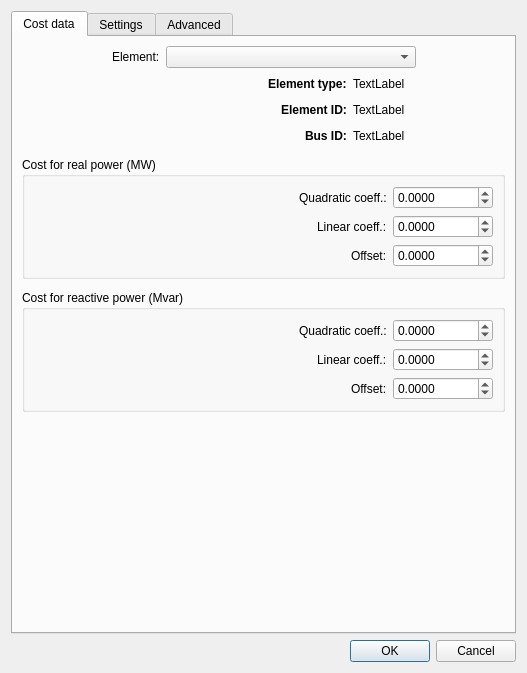
<?xml version="1.0" encoding="UTF-8"?>
<ui version="4.0">
 <class>Dialog</class>
 <widget class="QDialog" name="Dialog">
  <property name="geometry">
   <rect>
    <x>0</x>
    <y>0</y>
    <width>527</width>
    <height>673</height>
   </rect>
  </property>
  <property name="minimumSize">
   <size>
    <width>527</width>
    <height>673</height>
   </size>
  </property>
  <property name="maximumSize">
   <size>
    <width>527</width>
    <height>673</height>
   </size>
  </property>
  <property name="windowTitle">
   <string>OPF calculation (quadratic costs)</string>
  </property>
  <layout class="QVBoxLayout" name="verticalLayout">
   <item>
    <widget class="QTabWidget" name="tabWidget">
     <property name="currentIndex">
      <number>0</number>
     </property>
     <widget class="QWidget" name="tab_cost_data">
      <attribute name="title">
       <string>Cost data</string>
      </attribute>
      <layout class="QVBoxLayout" name="verticalLayout_2">
       <item>
        <layout class="QHBoxLayout" name="horizontalLayout">
         <item>
          <spacer name="horizontalSpacer">
           <property name="orientation">
            <enum>Qt::Horizontal</enum>
           </property>
           <property name="sizeHint" stdset="0">
            <size>
             <width>40</width>
             <height>20</height>
            </size>
           </property>
          </spacer>
         </item>
         <item>
          <widget class="QLabel" name="label">
           <property name="text">
            <string>Element:</string>
           </property>
          </widget>
         </item>
         <item>
          <widget class="QComboBox" name="selector">
           <property name="minimumSize">
            <size>
             <width>250</width>
             <height>0</height>
            </size>
           </property>
          </widget>
         </item>
         <item>
          <spacer name="horizontalSpacer_8">
           <property name="orientation">
            <enum>Qt::Horizontal</enum>
           </property>
           <property name="sizeHint" stdset="0">
            <size>
             <width>40</width>
             <height>20</height>
            </size>
           </property>
          </spacer>
         </item>
        </layout>
       </item>
       <item>
        <layout class="QHBoxLayout" name="horizontalLayout_10">
         <item>
          <spacer name="horizontalSpacer_14">
           <property name="orientation">
            <enum>Qt::Horizontal</enum>
           </property>
           <property name="sizeHint" stdset="0">
            <size>
             <width>40</width>
             <height>20</height>
            </size>
           </property>
          </spacer>
         </item>
         <item>
          <widget class="QLabel" name="label_10">
           <property name="text">
            <string>&lt;html&gt;&lt;head/&gt;&lt;body&gt;&lt;p&gt;&lt;span style=&quot; font-weight:600;&quot;&gt;Element type:&lt;/span&gt;&lt;/p&gt;&lt;/body&gt;&lt;/html&gt;</string>
           </property>
          </widget>
         </item>
         <item>
          <widget class="QLabel" name="element_type">
           <property name="text">
            <string>TextLabel</string>
           </property>
          </widget>
         </item>
         <item>
          <spacer name="horizontalSpacer_13">
           <property name="orientation">
            <enum>Qt::Horizontal</enum>
           </property>
           <property name="sizeType">
            <enum>QSizePolicy::Fixed</enum>
           </property>
           <property name="sizeHint" stdset="0">
            <size>
             <width>100</width>
             <height>20</height>
            </size>
           </property>
          </spacer>
         </item>
        </layout>
       </item>
       <item>
        <layout class="QHBoxLayout" name="horizontalLayout_8">
         <item>
          <spacer name="horizontalSpacer_11">
           <property name="orientation">
            <enum>Qt::Horizontal</enum>
           </property>
           <property name="sizeHint" stdset="0">
            <size>
             <width>40</width>
             <height>20</height>
            </size>
           </property>
          </spacer>
         </item>
         <item>
          <widget class="QLabel" name="label_8">
           <property name="text">
            <string>&lt;html&gt;&lt;head/&gt;&lt;body&gt;&lt;p&gt;&lt;span style=&quot; font-weight:600;&quot;&gt;Element ID:&lt;/span&gt;&lt;/p&gt;&lt;/body&gt;&lt;/html&gt;</string>
           </property>
          </widget>
         </item>
         <item>
          <widget class="QLabel" name="element_id">
           <property name="text">
            <string>TextLabel</string>
           </property>
          </widget>
         </item>
         <item>
          <spacer name="horizontalSpacer_9">
           <property name="orientation">
            <enum>Qt::Horizontal</enum>
           </property>
           <property name="sizeType">
            <enum>QSizePolicy::Fixed</enum>
           </property>
           <property name="sizeHint" stdset="0">
            <size>
             <width>100</width>
             <height>20</height>
            </size>
           </property>
          </spacer>
         </item>
        </layout>
       </item>
       <item>
        <layout class="QHBoxLayout" name="horizontalLayout_9">
         <item>
          <spacer name="horizontalSpacer_12">
           <property name="orientation">
            <enum>Qt::Horizontal</enum>
           </property>
           <property name="sizeHint" stdset="0">
            <size>
             <width>40</width>
             <height>20</height>
            </size>
           </property>
          </spacer>
         </item>
         <item>
          <widget class="QLabel" name="label_9">
           <property name="text">
            <string>&lt;html&gt;&lt;head/&gt;&lt;body&gt;&lt;p&gt;&lt;span style=&quot; font-weight:600;&quot;&gt;Bus ID:&lt;/span&gt;&lt;/p&gt;&lt;/body&gt;&lt;/html&gt;</string>
           </property>
          </widget>
         </item>
         <item>
          <widget class="QLabel" name="bus">
           <property name="text">
            <string>TextLabel</string>
           </property>
          </widget>
         </item>
         <item>
          <spacer name="horizontalSpacer_10">
           <property name="orientation">
            <enum>Qt::Horizontal</enum>
           </property>
           <property name="sizeType">
            <enum>QSizePolicy::Fixed</enum>
           </property>
           <property name="sizeHint" stdset="0">
            <size>
             <width>100</width>
             <height>20</height>
            </size>
           </property>
          </spacer>
         </item>
        </layout>
       </item>
       <item>
        <spacer name="verticalSpacer_4">
         <property name="orientation">
          <enum>Qt::Vertical</enum>
         </property>
         <property name="sizeType">
          <enum>QSizePolicy::Fixed</enum>
         </property>
         <property name="sizeHint" stdset="0">
          <size>
           <width>20</width>
           <height>5</height>
          </size>
         </property>
        </spacer>
       </item>
       <item>
        <widget class="QGroupBox" name="group_p">
         <property name="title">
          <string>Cost for real power (MW)</string>
         </property>
         <layout class="QVBoxLayout" name="verticalLayout_3">
          <item>
           <layout class="QHBoxLayout" name="horizontalLayout_2">
            <item>
             <spacer name="horizontalSpacer_2">
              <property name="orientation">
               <enum>Qt::Horizontal</enum>
              </property>
              <property name="sizeHint" stdset="0">
               <size>
                <width>40</width>
                <height>20</height>
               </size>
              </property>
             </spacer>
            </item>
            <item>
             <widget class="QLabel" name="label_2">
              <property name="text">
               <string>Quadratic coeff.:</string>
              </property>
             </widget>
            </item>
            <item>
             <widget class="QDoubleSpinBox" name="cp2_eur_per_mw2">
              <property name="minimumSize">
               <size>
                <width>100</width>
                <height>0</height>
               </size>
              </property>
              <property name="decimals">
               <number>4</number>
              </property>
              <property name="minimum">
               <double>-1000.000000000000000</double>
              </property>
              <property name="maximum">
               <double>100.000000000000000</double>
              </property>
              <property name="singleStep">
               <double>0.010000000000000</double>
              </property>
             </widget>
            </item>
           </layout>
          </item>
          <item>
           <layout class="QHBoxLayout" name="horizontalLayout_3">
            <item>
             <spacer name="horizontalSpacer_3">
              <property name="orientation">
               <enum>Qt::Horizontal</enum>
              </property>
              <property name="sizeHint" stdset="0">
               <size>
                <width>40</width>
                <height>20</height>
               </size>
              </property>
             </spacer>
            </item>
            <item>
             <widget class="QLabel" name="label_3">
              <property name="text">
               <string>Linear coeff.:</string>
              </property>
             </widget>
            </item>
            <item>
             <widget class="QDoubleSpinBox" name="cp1_eur_per_mw">
              <property name="minimumSize">
               <size>
                <width>100</width>
                <height>0</height>
               </size>
              </property>
              <property name="decimals">
               <number>4</number>
              </property>
              <property name="minimum">
               <double>-1000.000000000000000</double>
              </property>
              <property name="maximum">
               <double>100.000000000000000</double>
              </property>
              <property name="singleStep">
               <double>0.010000000000000</double>
              </property>
             </widget>
            </item>
           </layout>
          </item>
          <item>
           <layout class="QHBoxLayout" name="horizontalLayout_4">
            <item>
             <spacer name="horizontalSpacer_4">
              <property name="orientation">
               <enum>Qt::Horizontal</enum>
              </property>
              <property name="sizeHint" stdset="0">
               <size>
                <width>40</width>
                <height>20</height>
               </size>
              </property>
             </spacer>
            </item>
            <item>
             <widget class="QLabel" name="label_4">
              <property name="text">
               <string>Offset:</string>
              </property>
             </widget>
            </item>
            <item>
             <widget class="QDoubleSpinBox" name="cp0_eur">
              <property name="minimumSize">
               <size>
                <width>100</width>
                <height>0</height>
               </size>
              </property>
              <property name="decimals">
               <number>4</number>
              </property>
              <property name="minimum">
               <double>-1000.000000000000000</double>
              </property>
              <property name="maximum">
               <double>100.000000000000000</double>
              </property>
              <property name="singleStep">
               <double>0.010000000000000</double>
              </property>
             </widget>
            </item>
           </layout>
          </item>
         </layout>
        </widget>
       </item>
       <item>
        <spacer name="verticalSpacer_5">
         <property name="orientation">
          <enum>Qt::Vertical</enum>
         </property>
         <property name="sizeType">
          <enum>QSizePolicy::Fixed</enum>
         </property>
         <property name="sizeHint" stdset="0">
          <size>
           <width>20</width>
           <height>5</height>
          </size>
         </property>
        </spacer>
       </item>
       <item>
        <widget class="QGroupBox" name="group_q">
         <property name="title">
          <string>Cost for reactive power (Mvar)</string>
         </property>
         <layout class="QVBoxLayout" name="verticalLayout_4">
          <item>
           <layout class="QHBoxLayout" name="horizontalLayout_5">
            <item>
             <spacer name="horizontalSpacer_5">
              <property name="orientation">
               <enum>Qt::Horizontal</enum>
              </property>
              <property name="sizeHint" stdset="0">
               <size>
                <width>40</width>
                <height>20</height>
               </size>
              </property>
             </spacer>
            </item>
            <item>
             <widget class="QLabel" name="label_5">
              <property name="text">
               <string>Quadratic coeff.:</string>
              </property>
             </widget>
            </item>
            <item>
             <widget class="QDoubleSpinBox" name="cq2_eur_per_mvar2">
              <property name="minimumSize">
               <size>
                <width>100</width>
                <height>0</height>
               </size>
              </property>
              <property name="decimals">
               <number>4</number>
              </property>
              <property name="minimum">
               <double>-1000.000000000000000</double>
              </property>
              <property name="maximum">
               <double>100.000000000000000</double>
              </property>
              <property name="singleStep">
               <double>0.010000000000000</double>
              </property>
             </widget>
            </item>
           </layout>
          </item>
          <item>
           <layout class="QHBoxLayout" name="horizontalLayout_6">
            <item>
             <spacer name="horizontalSpacer_6">
              <property name="orientation">
               <enum>Qt::Horizontal</enum>
              </property>
              <property name="sizeHint" stdset="0">
               <size>
                <width>40</width>
                <height>20</height>
               </size>
              </property>
             </spacer>
            </item>
            <item>
             <widget class="QLabel" name="label_6">
              <property name="text">
               <string>Linear coeff.:</string>
              </property>
             </widget>
            </item>
            <item>
             <widget class="QDoubleSpinBox" name="cq1_eur_per_mvar">
              <property name="minimumSize">
               <size>
                <width>100</width>
                <height>0</height>
               </size>
              </property>
              <property name="decimals">
               <number>4</number>
              </property>
              <property name="minimum">
               <double>-1000.000000000000000</double>
              </property>
              <property name="maximum">
               <double>100.000000000000000</double>
              </property>
              <property name="singleStep">
               <double>0.010000000000000</double>
              </property>
             </widget>
            </item>
           </layout>
          </item>
          <item>
           <layout class="QHBoxLayout" name="horizontalLayout_7">
            <item>
             <spacer name="horizontalSpacer_7">
              <property name="orientation">
               <enum>Qt::Horizontal</enum>
              </property>
              <property name="sizeHint" stdset="0">
               <size>
                <width>40</width>
                <height>20</height>
               </size>
              </property>
             </spacer>
            </item>
            <item>
             <widget class="QLabel" name="label_7">
              <property name="text">
               <string>Offset:</string>
              </property>
             </widget>
            </item>
            <item>
             <widget class="QDoubleSpinBox" name="cq0_eur">
              <property name="minimumSize">
               <size>
                <width>100</width>
                <height>0</height>
               </size>
              </property>
              <property name="decimals">
               <number>4</number>
              </property>
              <property name="minimum">
               <double>-1000.000000000000000</double>
              </property>
              <property name="maximum">
               <double>100.000000000000000</double>
              </property>
              <property name="singleStep">
               <double>0.010000000000000</double>
              </property>
             </widget>
            </item>
           </layout>
          </item>
         </layout>
        </widget>
       </item>
       <item>
        <spacer name="verticalSpacer_6">
         <property name="orientation">
          <enum>Qt::Vertical</enum>
         </property>
         <property name="sizeHint" stdset="0">
          <size>
           <width>20</width>
           <height>40</height>
          </size>
         </property>
        </spacer>
       </item>
      </layout>
     </widget>
     <widget class="QWidget" name="tab_settings">
      <attribute name="title">
       <string>Settings</string>
      </attribute>
      <layout class="QVBoxLayout" name="verticalLayout_5">
       <item>
        <spacer name="verticalSpacer">
         <property name="orientation">
          <enum>Qt::Vertical</enum>
         </property>
         <property name="sizeType">
          <enum>QSizePolicy::Fixed</enum>
         </property>
         <property name="sizeHint" stdset="0">
          <size>
           <width>20</width>
           <height>5</height>
          </size>
         </property>
        </spacer>
       </item>
       <item>
        <layout class="QHBoxLayout" name="horizontalLayout_11">
         <item>
          <spacer name="horizontalSpacer_15">
           <property name="orientation">
            <enum>Qt::Horizontal</enum>
           </property>
           <property name="sizeHint" stdset="0">
            <size>
             <width>40</width>
             <height>20</height>
            </size>
           </property>
          </spacer>
         </item>
         <item>
          <widget class="QLabel" name="label_11">
           <property name="text">
            <string>&lt;html&gt;&lt;head/&gt;&lt;body&gt;&lt;p&gt;&lt;span style=&quot; font-weight:600;&quot;&gt;OPF type:      &lt;/span&gt;&lt;/p&gt;&lt;/body&gt;&lt;/html&gt;</string>
           </property>
          </widget>
         </item>
         <item>
          <widget class="QRadioButton" name="radio_acopf">
           <property name="text">
            <string>AC OPF</string>
           </property>
           <property name="checked">
            <bool>true</bool>
           </property>
          </widget>
         </item>
         <item>
          <widget class="QRadioButton" name="radio_dcopf">
           <property name="text">
            <string>DC OPF</string>
           </property>
          </widget>
         </item>
         <item>
          <spacer name="horizontalSpacer_16">
           <property name="orientation">
            <enum>Qt::Horizontal</enum>
           </property>
           <property name="sizeHint" stdset="0">
            <size>
             <width>40</width>
             <height>20</height>
            </size>
           </property>
          </spacer>
         </item>
        </layout>
       </item>
       <item>
        <spacer name="verticalSpacer_2">
         <property name="orientation">
          <enum>Qt::Vertical</enum>
         </property>
         <property name="sizeType">
          <enum>QSizePolicy::Fixed</enum>
         </property>
         <property name="sizeHint" stdset="0">
          <size>
           <width>20</width>
           <height>5</height>
          </size>
         </property>
        </spacer>
       </item>
       <item>
        <widget class="QCheckBox" name="calculate_voltage_angles">
         <property name="text">
          <string>Calculate voltage angles</string>
         </property>
         <property name="checked">
          <bool>true</bool>
         </property>
        </widget>
       </item>
       <item>
        <widget class="QCheckBox" name="consider_line_temperature">
         <property name="text">
          <string>Consider line temperature</string>
         </property>
        </widget>
       </item>
       <item>
        <layout class="QHBoxLayout" name="horizontalLayout_37">
         <item>
          <spacer name="horizontalSpacer_22">
           <property name="orientation">
            <enum>Qt::Horizontal</enum>
           </property>
           <property name="sizeHint" stdset="0">
            <size>
             <width>40</width>
             <height>20</height>
            </size>
           </property>
          </spacer>
         </item>
         <item>
          <widget class="QLabel" name="label_12">
           <property name="text">
            <string>Switch R/X ratio:</string>
           </property>
          </widget>
         </item>
         <item>
          <widget class="QDoubleSpinBox" name="switch_rx_ratio">
           <property name="minimumSize">
            <size>
             <width>165</width>
             <height>0</height>
            </size>
           </property>
           <property name="decimals">
            <number>3</number>
           </property>
           <property name="maximum">
            <double>1000.000000000000000</double>
           </property>
           <property name="value">
            <double>2.000000000000000</double>
           </property>
          </widget>
         </item>
        </layout>
       </item>
       <item>
        <layout class="QHBoxLayout" name="horizontalLayout_25">
         <item>
          <spacer name="horizontalSpacer_17">
           <property name="orientation">
            <enum>Qt::Horizontal</enum>
           </property>
           <property name="sizeHint" stdset="0">
            <size>
             <width>40</width>
             <height>20</height>
            </size>
           </property>
          </spacer>
         </item>
         <item>
          <widget class="QLabel" name="label_13">
           <property name="text">
            <string>Power tolerance (1e-6 MVA):</string>
           </property>
          </widget>
         </item>
         <item>
          <widget class="QDoubleSpinBox" name="delta">
           <property name="minimumSize">
            <size>
             <width>165</width>
             <height>0</height>
            </size>
           </property>
           <property name="decimals">
            <number>6</number>
           </property>
           <property name="minimum">
            <double>0.000001000000000</double>
           </property>
           <property name="maximum">
            <double>100000.000000000000000</double>
           </property>
           <property name="singleStep">
            <double>10.000000000000000</double>
           </property>
           <property name="value">
            <double>0.000100000000000</double>
           </property>
          </widget>
         </item>
        </layout>
       </item>
       <item>
        <layout class="QHBoxLayout" name="horizontalLayout_27">
         <item>
          <spacer name="horizontalSpacer_18">
           <property name="orientation">
            <enum>Qt::Horizontal</enum>
           </property>
           <property name="sizeHint" stdset="0">
            <size>
             <width>40</width>
             <height>20</height>
            </size>
           </property>
          </spacer>
         </item>
         <item>
          <widget class="QLabel" name="label_14">
           <property name="text">
            <string>Initialization method:</string>
           </property>
          </widget>
         </item>
         <item>
          <widget class="QComboBox" name="init">
           <property name="sizePolicy">
            <sizepolicy hsizetype="Minimum" vsizetype="Fixed">
             <horstretch>0</horstretch>
             <verstretch>0</verstretch>
            </sizepolicy>
           </property>
           <property name="minimumSize">
            <size>
             <width>165</width>
             <height>0</height>
            </size>
           </property>
           <item>
            <property name="text">
             <string>flat</string>
            </property>
           </item>
           <item>
            <property name="text">
             <string>pf</string>
            </property>
           </item>
           <item>
            <property name="text">
             <string>results</string>
            </property>
           </item>
          </widget>
         </item>
        </layout>
       </item>
       <item>
        <layout class="QHBoxLayout" name="horizontalLayout_38">
         <item>
          <spacer name="horizontalSpacer_23">
           <property name="orientation">
            <enum>Qt::Horizontal</enum>
           </property>
           <property name="sizeHint" stdset="0">
            <size>
             <width>40</width>
             <height>20</height>
            </size>
           </property>
          </spacer>
         </item>
         <item>
          <widget class="QLabel" name="label_15">
           <property name="text">
            <string>Side for three winding transformer losses:</string>
           </property>
          </widget>
         </item>
         <item>
          <widget class="QComboBox" name="trafo3w_losses">
           <property name="sizePolicy">
            <sizepolicy hsizetype="Minimum" vsizetype="Fixed">
             <horstretch>0</horstretch>
             <verstretch>0</verstretch>
            </sizepolicy>
           </property>
           <property name="minimumSize">
            <size>
             <width>165</width>
             <height>0</height>
            </size>
           </property>
           <item>
            <property name="text">
             <string>hv</string>
            </property>
           </item>
           <item>
            <property name="text">
             <string>mv</string>
            </property>
           </item>
           <item>
            <property name="text">
             <string>lv</string>
            </property>
           </item>
           <item>
            <property name="text">
             <string>star</string>
            </property>
           </item>
          </widget>
         </item>
        </layout>
       </item>
       <item>
        <spacer name="verticalSpacer_3">
         <property name="orientation">
          <enum>Qt::Vertical</enum>
         </property>
         <property name="sizeHint" stdset="0">
          <size>
           <width>20</width>
           <height>40</height>
          </size>
         </property>
        </spacer>
       </item>
      </layout>
     </widget>
     <widget class="QWidget" name="tab_advanced">
      <attribute name="title">
       <string>Advanced</string>
      </attribute>
      <layout class="QVBoxLayout" name="verticalLayout_6">
       <item>
        <widget class="QGroupBox" name="groupBox">
         <property name="title">
          <string>Pypower / Matpower parameters (only for AC OPF)</string>
         </property>
         <layout class="QVBoxLayout" name="verticalLayout_7">
          <item>
           <layout class="QHBoxLayout" name="horizontalLayout_12">
            <property name="topMargin">
             <number>8</number>
            </property>
            <property name="bottomMargin">
             <number>8</number>
            </property>
            <item>
             <spacer name="horizontalSpacer_19">
              <property name="orientation">
               <enum>Qt::Horizontal</enum>
              </property>
              <property name="sizeHint" stdset="0">
               <size>
                <width>40</width>
                <height>20</height>
               </size>
              </property>
             </spacer>
            </item>
            <item>
             <widget class="QLabel" name="label_16">
              <property name="text">
               <string>OPF_VIOLATION (1e-6):</string>
              </property>
             </widget>
            </item>
            <item>
             <widget class="QDoubleSpinBox" name="OPF_VIOLATION">
              <property name="minimumSize">
               <size>
                <width>180</width>
                <height>0</height>
               </size>
              </property>
              <property name="decimals">
               <number>6</number>
              </property>
              <property name="minimum">
               <double>0.000001000000000</double>
              </property>
              <property name="maximum">
               <double>1000000.000000000000000</double>
              </property>
              <property name="singleStep">
               <double>0.000100000000000</double>
              </property>
              <property name="value">
               <double>5.000000000000000</double>
              </property>
             </widget>
            </item>
           </layout>
          </item>
          <item>
           <layout class="QHBoxLayout" name="horizontalLayout_13">
            <property name="topMargin">
             <number>8</number>
            </property>
            <property name="bottomMargin">
             <number>8</number>
            </property>
            <item>
             <spacer name="horizontalSpacer_20">
              <property name="orientation">
               <enum>Qt::Horizontal</enum>
              </property>
              <property name="sizeHint" stdset="0">
               <size>
                <width>40</width>
                <height>20</height>
               </size>
              </property>
             </spacer>
            </item>
            <item>
             <widget class="QLabel" name="label_17">
              <property name="text">
               <string>PDIPM_COSTTOL (1e-6):</string>
              </property>
             </widget>
            </item>
            <item>
             <widget class="QDoubleSpinBox" name="PDIPM_COSTTOL">
              <property name="minimumSize">
               <size>
                <width>180</width>
                <height>0</height>
               </size>
              </property>
              <property name="decimals">
               <number>6</number>
              </property>
              <property name="minimum">
               <double>0.000001000000000</double>
              </property>
              <property name="maximum">
               <double>1000000.000000000000000</double>
              </property>
              <property name="singleStep">
               <double>0.000100000000000</double>
              </property>
              <property name="value">
               <double>1.000000000000000</double>
              </property>
             </widget>
            </item>
           </layout>
          </item>
          <item>
           <layout class="QHBoxLayout" name="horizontalLayout_14">
            <property name="topMargin">
             <number>8</number>
            </property>
            <property name="bottomMargin">
             <number>8</number>
            </property>
            <item>
             <spacer name="horizontalSpacer_21">
              <property name="orientation">
               <enum>Qt::Horizontal</enum>
              </property>
              <property name="sizeHint" stdset="0">
               <size>
                <width>40</width>
                <height>20</height>
               </size>
              </property>
             </spacer>
            </item>
            <item>
             <widget class="QLabel" name="label_18">
              <property name="text">
               <string>PDIPM_GRADTOL (1e-6):</string>
              </property>
             </widget>
            </item>
            <item>
             <widget class="QDoubleSpinBox" name="PDIPM_GRADTOL">
              <property name="minimumSize">
               <size>
                <width>180</width>
                <height>0</height>
               </size>
              </property>
              <property name="decimals">
               <number>6</number>
              </property>
              <property name="minimum">
               <double>0.000001000000000</double>
              </property>
              <property name="maximum">
               <double>1000000.000000000000000</double>
              </property>
              <property name="singleStep">
               <double>0.000100000000000</double>
              </property>
              <property name="value">
               <double>1.000000000000000</double>
              </property>
             </widget>
            </item>
           </layout>
          </item>
          <item>
           <layout class="QHBoxLayout" name="horizontalLayout_15">
            <property name="topMargin">
             <number>8</number>
            </property>
            <property name="bottomMargin">
             <number>8</number>
            </property>
            <item>
             <spacer name="horizontalSpacer_24">
              <property name="orientation">
               <enum>Qt::Horizontal</enum>
              </property>
              <property name="sizeHint" stdset="0">
               <size>
                <width>40</width>
                <height>20</height>
               </size>
              </property>
             </spacer>
            </item>
            <item>
             <widget class="QLabel" name="label_19">
              <property name="text">
               <string>PDIPM_COMPTOL (1e-6):</string>
              </property>
             </widget>
            </item>
            <item>
             <widget class="QDoubleSpinBox" name="PDIPM_COMPTOL">
              <property name="minimumSize">
               <size>
                <width>180</width>
                <height>0</height>
               </size>
              </property>
              <property name="decimals">
               <number>6</number>
              </property>
              <property name="minimum">
               <double>0.000001000000000</double>
              </property>
              <property name="maximum">
               <double>1000000.000000000000000</double>
              </property>
              <property name="singleStep">
               <double>0.000100000000000</double>
              </property>
              <property name="value">
               <double>1.000000000000000</double>
              </property>
             </widget>
            </item>
           </layout>
          </item>
          <item>
           <layout class="QHBoxLayout" name="horizontalLayout_16">
            <property name="topMargin">
             <number>8</number>
            </property>
            <property name="bottomMargin">
             <number>8</number>
            </property>
            <item>
             <spacer name="horizontalSpacer_25">
              <property name="orientation">
               <enum>Qt::Horizontal</enum>
              </property>
              <property name="sizeHint" stdset="0">
               <size>
                <width>40</width>
                <height>20</height>
               </size>
              </property>
             </spacer>
            </item>
            <item>
             <widget class="QLabel" name="label_20">
              <property name="text">
               <string>PDIPM_FEASTOL (1e-6):</string>
              </property>
             </widget>
            </item>
            <item>
             <widget class="QDoubleSpinBox" name="PDIPM_FEASTOL">
              <property name="minimumSize">
               <size>
                <width>180</width>
                <height>0</height>
               </size>
              </property>
              <property name="decimals">
               <number>6</number>
              </property>
              <property name="minimum">
               <double>0.000001000000000</double>
              </property>
              <property name="maximum">
               <double>1000000.000000000000000</double>
              </property>
              <property name="singleStep">
               <double>0.000100000000000</double>
              </property>
              <property name="value">
               <double>5.000000000000000</double>
              </property>
             </widget>
            </item>
           </layout>
          </item>
          <item>
           <layout class="QHBoxLayout" name="horizontalLayout_17">
            <property name="topMargin">
             <number>8</number>
            </property>
            <property name="bottomMargin">
             <number>8</number>
            </property>
            <item>
             <spacer name="horizontalSpacer_26">
              <property name="orientation">
               <enum>Qt::Horizontal</enum>
              </property>
              <property name="sizeHint" stdset="0">
               <size>
                <width>40</width>
                <height>20</height>
               </size>
              </property>
             </spacer>
            </item>
            <item>
             <widget class="QLabel" name="label_21">
              <property name="text">
               <string>PDIPM_MAX_IT:</string>
              </property>
             </widget>
            </item>
            <item>
             <widget class="QSpinBox" name="PDIPM_MAX_IT">
              <property name="minimumSize">
               <size>
                <width>180</width>
                <height>0</height>
               </size>
              </property>
              <property name="minimum">
               <number>1</number>
              </property>
              <property name="maximum">
               <number>1000000</number>
              </property>
              <property name="singleStep">
               <number>10</number>
              </property>
              <property name="value">
               <number>150</number>
              </property>
             </widget>
            </item>
           </layout>
          </item>
          <item>
           <layout class="QHBoxLayout" name="horizontalLayout_18">
            <property name="topMargin">
             <number>8</number>
            </property>
            <property name="bottomMargin">
             <number>8</number>
            </property>
            <item>
             <spacer name="horizontalSpacer_27">
              <property name="orientation">
               <enum>Qt::Horizontal</enum>
              </property>
              <property name="sizeHint" stdset="0">
               <size>
                <width>40</width>
                <height>20</height>
               </size>
              </property>
             </spacer>
            </item>
            <item>
             <widget class="QLabel" name="label_22">
              <property name="text">
               <string>SCPDIPM_RED_IT:</string>
              </property>
             </widget>
            </item>
            <item>
             <widget class="QSpinBox" name="SCPDIPM_RED_IT">
              <property name="minimumSize">
               <size>
                <width>180</width>
                <height>0</height>
               </size>
              </property>
              <property name="minimum">
               <number>1</number>
              </property>
              <property name="maximum">
               <number>1000000</number>
              </property>
              <property name="singleStep">
               <number>10</number>
              </property>
              <property name="value">
               <number>20</number>
              </property>
             </widget>
            </item>
           </layout>
          </item>
         </layout>
        </widget>
       </item>
       <item>
        <spacer name="verticalSpacer_7">
         <property name="orientation">
          <enum>Qt::Vertical</enum>
         </property>
         <property name="sizeHint" stdset="0">
          <size>
           <width>20</width>
           <height>40</height>
          </size>
         </property>
        </spacer>
       </item>
      </layout>
     </widget>
    </widget>
   </item>
   <item>
    <widget class="QDialogButtonBox" name="buttonBox">
     <property name="orientation">
      <enum>Qt::Horizontal</enum>
     </property>
     <property name="standardButtons">
      <set>QDialogButtonBox::Cancel|QDialogButtonBox::Ok</set>
     </property>
    </widget>
   </item>
  </layout>
 </widget>
 <resources/>
 <connections>
  <connection>
   <sender>buttonBox</sender>
   <signal>accepted()</signal>
   <receiver>Dialog</receiver>
   <slot>accept()</slot>
   <hints>
    <hint type="sourcelabel">
     <x>224</x>
     <y>608</y>
    </hint>
    <hint type="destinationlabel">
     <x>157</x>
     <y>274</y>
    </hint>
   </hints>
  </connection>
  <connection>
   <sender>buttonBox</sender>
   <signal>rejected()</signal>
   <receiver>Dialog</receiver>
   <slot>reject()</slot>
   <hints>
    <hint type="sourcelabel">
     <x>292</x>
     <y>614</y>
    </hint>
    <hint type="destinationlabel">
     <x>286</x>
     <y>274</y>
    </hint>
   </hints>
  </connection>
  <connection>
   <sender>radio_acopf</sender>
   <signal>toggled(bool)</signal>
   <receiver>calculate_voltage_angles</receiver>
   <slot>setEnabled(bool)</slot>
   <hints>
    <hint type="sourcelabel">
     <x>220</x>
     <y>109</y>
    </hint>
    <hint type="destinationlabel">
     <x>176</x>
     <y>163</y>
    </hint>
   </hints>
  </connection>
  <connection>
   <sender>radio_acopf</sender>
   <signal>toggled(bool)</signal>
   <receiver>consider_line_temperature</receiver>
   <slot>setEnabled(bool)</slot>
   <hints>
    <hint type="sourcelabel">
     <x>287</x>
     <y>101</y>
    </hint>
    <hint type="destinationlabel">
     <x>141</x>
     <y>199</y>
    </hint>
   </hints>
  </connection>
  <connection>
   <sender>radio_acopf</sender>
   <signal>toggled(bool)</signal>
   <receiver>init</receiver>
   <slot>setEnabled(bool)</slot>
   <hints>
    <hint type="sourcelabel">
     <x>231</x>
     <y>103</y>
    </hint>
    <hint type="destinationlabel">
     <x>432</x>
     <y>425</y>
    </hint>
   </hints>
  </connection>
 </connections>
</ui>
